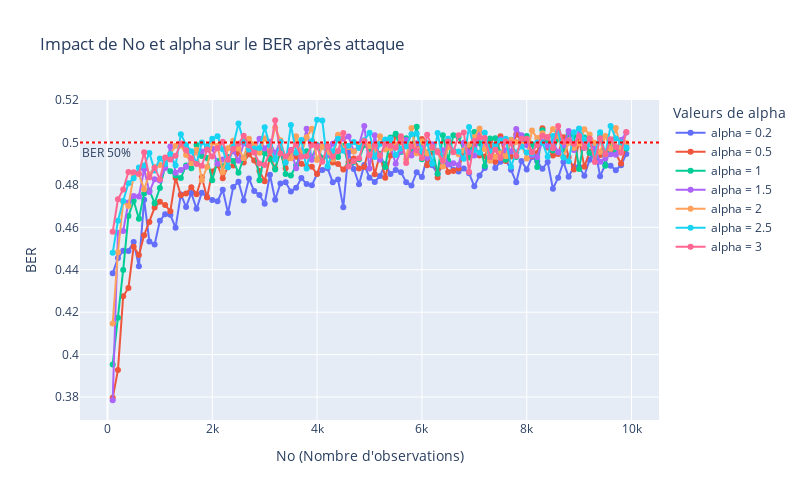

Source (notebook cell):
### Code cell
alpha_values = [0.2, 0.5, 1, 1.5, 2, 2.5, 3] # Tune the power of the watermark here
fig = go.Figure()
fig.add_hline(y=0.5, line_dash="dot", line_color="red", annotation_text="BER 50%", annotation_position="bottom left")

for alpha in alpha_values:
    # Réinitialisation des vecteurs pour les plots
    ber_values = []
    corr_values = []
    No_values = range(100,Ni,100) 
    for No in No_values:
        ber_val, corr_val = do_process(alpha, No)
        ber_values.append(ber_val)
        corr_values.append(corr_val)
    # Graphique du BER
    fig.add_trace(go.Scatter(x=list(No_values), y=ber_values, mode='lines+markers', name=f'alpha = {alpha}'))
fig.update_layout(
        title='Impact de No et alpha sur le BER après attaque',
        xaxis_title='No (Nombre d\'observations)',
        yaxis_title='BER',
        legend_title='Valeurs de alpha',
        width=800,
        height=500
    )
fig.show()
